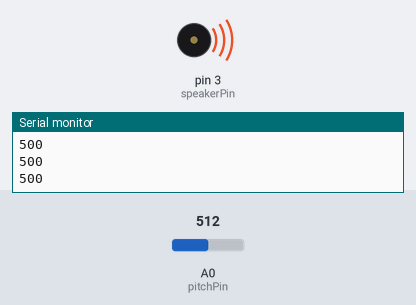
This sketch was run on a simulated Arduino Uno, built with avr-gcc and run on an emulated ATmega328P. Parts: buzzer (waves = sounding), the last lines printed to the serial monitor. Inputs (shaded band) come from the test bench; at power-on: A0 (pitchPin) = 512.

Above: at 1.27 s.
1.3 s: A0 (pitchPin) set to 3
4.3 s: A0 (pitchPin) set to 0
At 5.5 s:
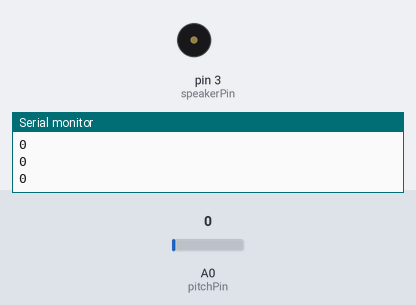
5.8 s: A0 (pitchPin) set to 122
At 6.0 s:
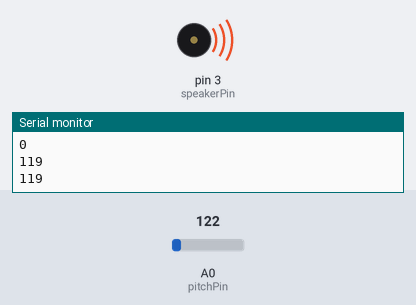
Timing chart, 0 to 14.8 s (numbered marks = the images above; inputs shaded):
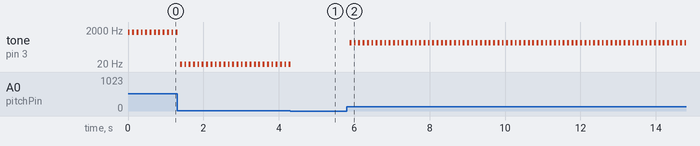

Measured:
- the behaviour switches between 2 and 1 on A0 (pitchPin) (found by bisection; images 0 and 1)
- after the input at 4.3 s, tone on pin 3 (speakerPin): goes on until 4.3 s, then stays silent
- after the input at 5.8 s, tone on pin 3 (speakerPin): alternates 357 Hz for 0.05 s and silent for 0.07 s, starting after 0.08 s
- by itself, tone on pin 3 (speakerPin): alternates 6 Hz for 0.05 s and silent for 0.07 s

The sketch:

piezo_hw_light.ino
```cpp
int pitchPin = A0;
int pitchVal;
int speakerPin = 3;
int soundVal;

// try changing the noteDuration to hear how that changes the sound
int noteDuration = 50; // ms

void setup(){
  pinMode(speakerPin, OUTPUT);
  Serial.begin(9600);
}

void loop(){
  pitchVal = analogRead(pitchPin);
  pitchVal = map(pitchVal, 0, 1023, 0, 1000);
  Serial.println(pitchVal);

  // play the tone
  soundVal = pitchVal * 3;
  tone(speakerPin, soundVal, noteDuration);

  // to distinguish the notes, set a minimum time between them.
  // the note's duration + 30% seems to work well:
  // try changing the pauseBetweenNotes to hear how that changes the sound
  int pauseBetweenNotes = noteDuration * 1.3;
  delay(pauseBetweenNotes);
  // stop the tone playing:
  noTone(8);

  delay(50);
}
```
